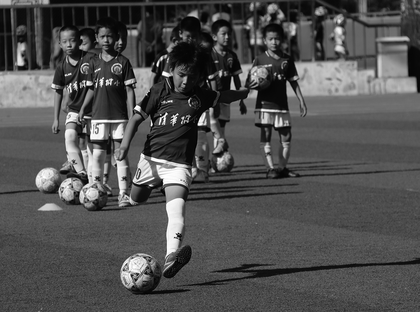
%> input picture 1/small/hw3_1/bobby.bmp, 420 x 312 px, shrunk from 1366 x 1016 before the run
$ octave backgroundBlur_v1.m   (GNU Octave 9; MATLAB toolbox functions it lacks are replaced by stand-ins)
%> lines starting %> are read from the running program, lines starting %| are printed output that depends on the picture
I = imread('bobby.bmp');
%> I is the input picture: size 312x420 uint8; min 0, max 255, mean 80.6
I = im2double(I);
%> I: size 312x420 double
load('is_foreground.mat');

filter_sizes = [3, 5, 7, 9, 15, 25];

figure; hold on;

for i = 1:6
    filter_size = filter_sizes(i);
    filter = 1/filter_size^2 * ones(filter_size, filter_size);
    I1 = applyFilterToBackground(I, filter, is_foreground);
    subplot(2, 3, i);
    imshow(I1);
    title(sprintf('%dx%d', filter_size, filter_size));
    imwrite(I1, sprintf('v1_%dx%d.bmp', filter_size, filter_size));
end
%> this loop made 6 passes
%> pass 1, `I1 = applyFilterToBackground(I, filter, is_foreground);`:
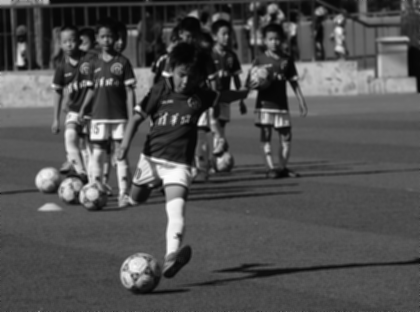
%> I1: size 312x420 double; min 0.0196, max 0.996, mean 0.316
%> pass 2, `I1 = applyFilterToBackground(I, filter, is_foreground);`:
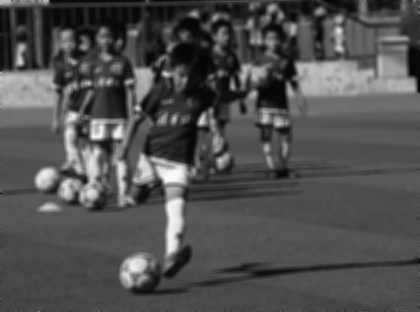
%> I1: size 312x420 double; min 0.00784, max 0.985, mean 0.316
%> after the loop:
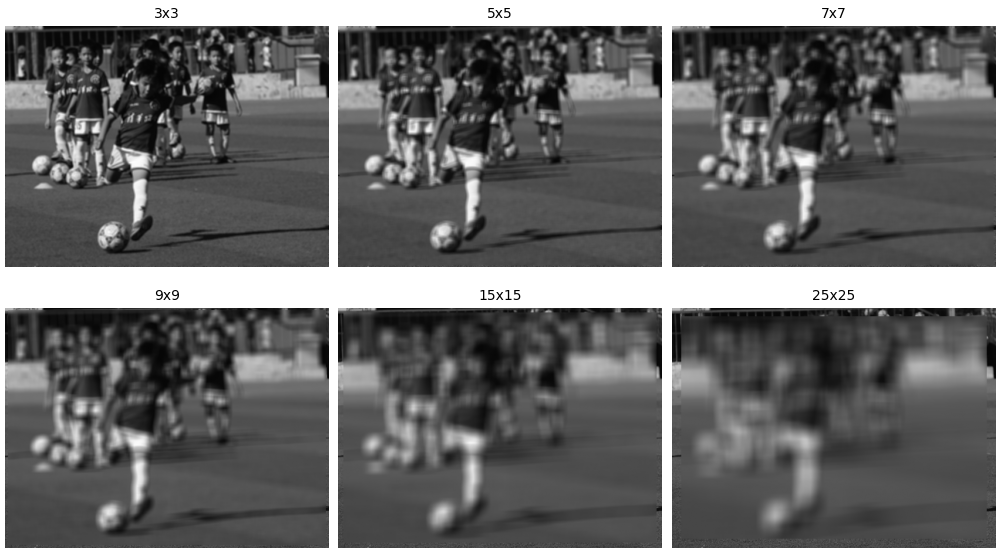
%> figure redrawn from the program's plot data, 6 panels

function I1 = applyFilterToBackground(I, filter, is_foreground)
    % apply the filter to I by correlation, ignoring border
    half_size = (size(filter, 1) - 1) / 2;
    I1 = I;
    for i = (1+half_size):(size(I, 1)-half_size)
        for j = (1+half_size):(size(I, 2)-half_size)
            if is_foreground(i, j)
                I1(i, j) = I(i, j);
            else
                I1(i, j) = sum(sum(filter .* I(i-half_size:i+half_size, j-half_size:j+half_size)));
            end
        end
    end
end
